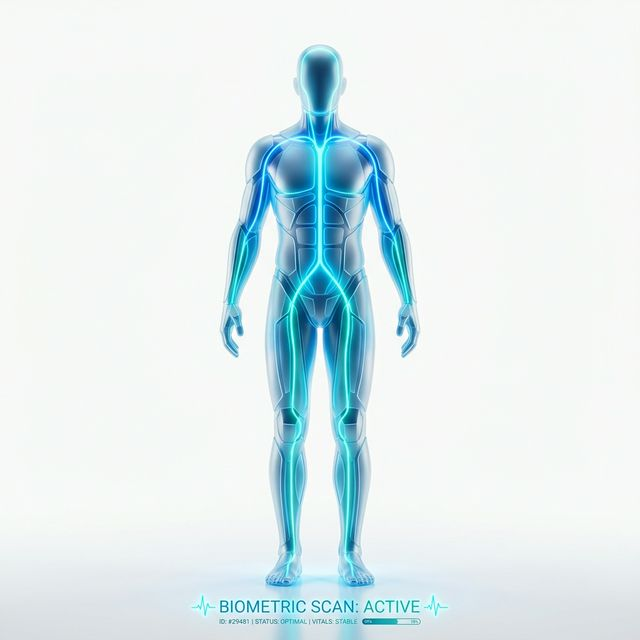
#> input picture frontend/src/assets/body-model.png, 640 x 640 px
$ python -i heatmap.py   (imports and definitions only)
#> lines starting #> are read from the running program, lines starting #| are printed output that depends on the picture
#> further down, picture is the input picture: PIL image 640x640 RGB; mean R, G, B 222.9, 236.6, 238.9
import numpy as np
import base64
import io
import logging
from PIL import Image

logger = logging.getLogger(__name__)

try:
    import cv2
    HAS_OPENCV = True
except Exception as _e:
    logger.warning(f"OpenCV import failed ({_e}). Heatmaps will use pure NumPy/PIL fallback.")
    cv2 = None
    HAS_OPENCV = False


def generate_heatmap(model, image: Image.Image, target_class_idx: int = None) -> str:
    """
    Generate a Grad-CAM heatmap for the given image and return as base64 PNG.
    Falls back to a synthetic heatmap if grad-cam library is unavailable.
    """
    try:
        from pytorch_grad_cam import GradCAM
        from pytorch_grad_cam.utils.image import show_cam_on_image

        target_layers = [model.model.features[-1]]
        cam = GradCAM(model=model.model, target_layers=target_layers)

        input_tensor = model.get_tensor_for_gradcam(image)

        grayscale_cam = cam(input_tensor=input_tensor, targets=None)
        grayscale_cam = grayscale_cam[0, :]

        rgb_img = np.array(image.convert("RGB").resize((380, 380))) / 255.0
        visualization = show_cam_on_image(rgb_img, grayscale_cam, use_rgb=True)

        pil_img = Image.fromarray(visualization)
        buffer = io.BytesIO()
        pil_img.save(buffer, format="PNG")
        return base64.b64encode(buffer.getvalue()).decode("utf-8")

    except ImportError:
        logger.warning("pytorch-grad-cam not installed. Generating synthetic heatmap.")
        return _generate_synthetic_heatmap(image)
    except Exception as e:
        logger.error(f"Grad-CAM generation failed: {e}. Using synthetic heatmap.")
        return _generate_synthetic_heatmap(image)


def _numpy_jet_colormap(val: np.ndarray) -> np.ndarray:
    """Pure NumPy JET colormap (no OpenCV or libGL dependency)."""
    r = np.clip(1.5 - np.abs(4.0 * val - 3.0), 0.0, 1.0)
    g = np.clip(1.5 - np.abs(4.0 * val - 2.0), 0.0, 1.0)
    b = np.clip(1.5 - np.abs(4.0 * val - 1.0), 0.0, 1.0)
    return (np.stack([r, g, b], axis=-1) * 255).astype(np.uint8)


def _generate_synthetic_heatmap(image: Image.Image) -> str:
    """
    Generate a visually convincing synthetic heatmap for demo purposes.
    Creates a center-weighted Gaussian heatmap overlaid on the image.
    Works with or without OpenCV.
    """
    img = np.array(image.convert("RGB").resize((380, 380)))

    # Create a center-weighted Gaussian heatmap
    h, w = 380, 380
    y, x = np.mgrid[0:h, 0:w]
    cy, cx = h // 2, w // 2
    sigma = 100

    # Multiple focal points for more realistic appearance
    heatmap = np.zeros((h, w), dtype=np.float32)
    centers = [(cy, cx), (cy - 60, cx + 40), (cy + 50, cx - 30)]
    weights = [1.0, 0.7, 0.5]

    for (cy_i, cx_i), weight in zip(centers, weights):
        gauss = np.exp(-((x - cx_i) ** 2 + (y - cy_i) ** 2) / (2 * sigma ** 2))
        heatmap += gauss * weight

    heatmap = (heatmap - heatmap.min()) / (heatmap.max() - heatmap.min() + 1e-8)

    if HAS_OPENCV and cv2 is not None:
        try:
            heatmap_colored = cv2.applyColorMap((heatmap * 255).astype(np.uint8), cv2.COLORMAP_JET)
            heatmap_colored_rgb = cv2.cvtColor(heatmap_colored, cv2.COLOR_BGR2RGB)
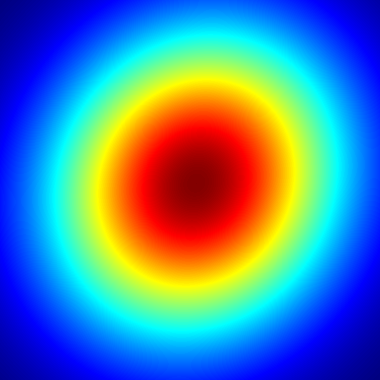
#> heatmap_colored_rgb: shape (380, 380, 3); mean R, G, B 79.9, 129, 164.8
        except Exception:
            heatmap_colored_rgb = _numpy_jet_colormap(heatmap)
    else:
        heatmap_colored_rgb = _numpy_jet_colormap(heatmap)

    # Blend with original image
    alpha = 0.45
    blended = (alpha * heatmap_colored_rgb + (1 - alpha) * img).astype(np.uint8)
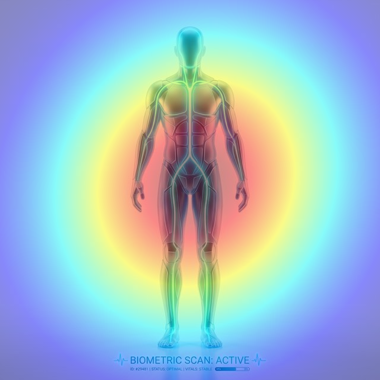
#> blended: shape (380, 380, 3); mean R, G, B 158.1, 187.7, 205.1

    pil_img = Image.fromarray(blended)
    buffer = io.BytesIO()
    pil_img.save(buffer, format="PNG")
    return base64.b64encode(buffer.getvalue()).decode("utf-8")

>>> from PIL import Image
>>> picture = Image.open('../../frontend/src/assets/body-model.png')
>>> result = _generate_synthetic_heatmap(picture)
